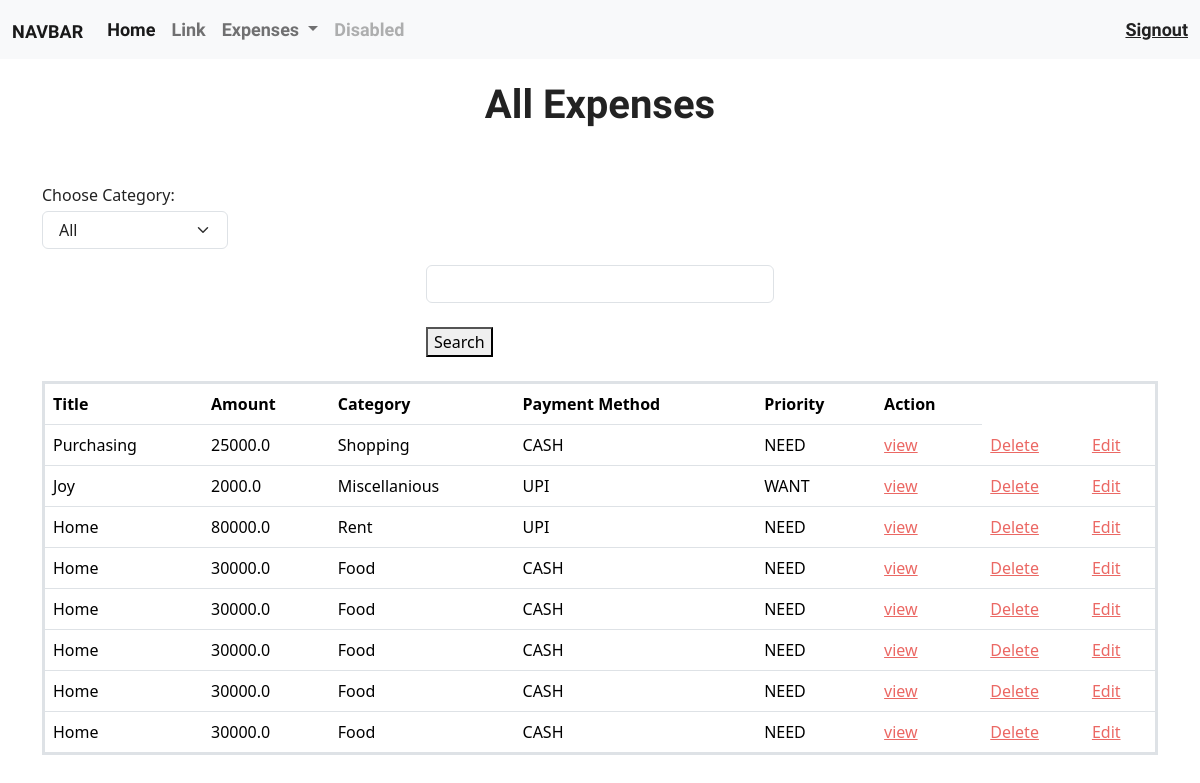
The page /expense/all/ (signed in) on the database its author committed.
### expense/models.py (models this page shows)
class Transaction(models.Model):
    title = models.CharField(max_length=200)
    created_date = models.DateTimeField(auto_now_add=True)
    amount = models.FloatField()
    CATEGORY_OPTIONS = (
        ("Food","Food"),
        ("Fuel","Fuel"),
        ("Travel","Travel"),
        ("Rent","Rent"),
        ("Bills","Bills"),
        ("Shopping","Shopping"),
        ("HealthCare","HealthCare"),
        ("Miscellanious","Miscellanious")
    )
    category = models.CharField(max_length=200,choices=CATEGORY_OPTIONS,default="Food")
    PAYMENT_OPTIONS = (
        ("UPI","UPI"),
        ("CASH","CASH")
    )
    payment_method = models.CharField(max_length=200,choices=PAYMENT_OPTIONS,default="CASH")
    PRIORITY_OPTIONS = (
        ("NEED","NEED"),
        ("WANT","WANT")
    )
    priority = models.CharField(max_length=200,choices=PRIORITY_OPTIONS,default="NEED")
    owner = models.ForeignKey(User, on_delete=models.CASCADE)

### expense/views.py (the view)
# urls.py: path("expense/all/", views.ExpenseListView.as_view(), name="listexpense"),
@method_decorator(signin_required, name="dispatch") # dispatch to select get/post function.
class ExpenseListView(View):
    template_name = "expense_list.html"
    def get(self, request, *args, **kwargs):
        search_text = request.GET.get("search-text")
        selected_category = request.GET.get("category","all")
        if search_text:
            qs = Transaction.objects.filter(owner=request.user) # data of login user
            qs = qs.filter(Q(category__contains=search_text)|Q(title__contains=search_text)) # double underscore "__contains". exzct match - category only i.e., filter optionfrom model/form
        elif selected_category == "all" and search_text==None:
            qs = Transaction.objects.filter(owner=request.user)
        else:
            qs = Transaction.objects.filter(category=selected_category, owner=request.user)
        qs_category = Transaction.objects.all().values_list("category", flat=True).distinct()
        return render(request, self.template_name, {"data":qs, "category_filter":qs_category, "selected_category":selected_category})

### expense/templates/expense_list.html (shortened to what this page needs)
{%extends 'base.html'%}
{%block main_block%}
<br>
    <h1 class="text-center">All Expenses</h1>
    <br><br>
    <div class="container">
        <form class="col-2 mb-3" action="" method="get">
            Choose Category:
            <select name="category" id="" onchange="this.form.submit()" class="form-select mt-1">
                <option value="all" {%if selected_category == "all"%} selected {%endif%}>All</option>
            </select>
        </form>
        <div class="container">
            <div class="row">
                <div class="col-4"></div>
                <div class="col-4">
                    <form action="">
                        <input type="text" class="form-control" name="search-text"><br>
                        <button type="submit">Search</button><br><br>
                    </form>
                </div>
                <div class="col-4"></div>
            </div>
        </div>
        <table class="table rounded border border-3 p-3">
            <tr>
                <th>Title</th>
                <th>Amount</th>
                <th>Category</th>
                <th>Payment Method</th>
                <th>Priority</th>
                <th>Action</th>
            </tr>
            {%for i in data%}
            <tr>
                <td>{{i.title}}</td>
                <td>{{i.amount}}</td>
                <td>{{i.category}}</td>
                <td>{{i.payment_method}}</td>
                <td>{{i.priority}}</td>
                <td><a href="{%url 'detailexpense' i.id%}">view</a></td>
                <td><a href="{%url 'deleteexpense' i.id%}">Delete</a></td>
                <td><a href="{%url 'editexpense' i.id%}">Edit</a></td>
            </tr>
            {%endfor%}
        </table>
    </div>
{%endblock%}

### expense/templates/base.html (shortened to what this page needs)
<!DOCTYPE html>
{%load static%}
<html lang="en">
<head>
  <link href="https://cdn.jsdelivr.net/npm/bootstrap@5.0.2/dist/css/bootstrap.min.css" rel="stylesheet"
>
  <link rel="stylesheet" href="{%static 'css/bootstrap.min.css'%}">
</head>
<body>
  <nav class="navbar navbar-expand-lg navbar-light bg-light">
    <div class="container-fluid">
      <a class="navbar-brand" href="#">Navbar</a>
      <div class="collapse navbar-collapse" id="navbarSupportedContent">
        <ul class="navbar-nav me-auto mb-2 mb-lg-0">
          <li class="nav-item">
            <a class="nav-link active" aria-current="page" href="{%url 'summaryexpense'%}">Home</a>
          </li>
          <li class="nav-item">
            <a class="nav-link" href="#">Link</a>
          </li>
          <li class="nav-item dropdown">
            <a class="nav-link dropdown-toggle" href="#" id="navbarDropdown" role="button" data-bs-toggle="dropdown"
              aria-expanded="false">
              Expenses
            </a>
          </li>
          <li class="nav-item">
            <a class="nav-link disabled" href="#" tabindex="-1" aria-disabled="true">Disabled</a>
          </li>
        </ul>
        <a href="{% url 'signout'%}" class="text-dark">Signout</a>
      </div>
    </div>
  </nav>
  {%block main_block%}
  {%endblock%}
</body>
</html>

### rows shown on the page
Transaction: title "Purchasing", amount "25000.0", category "Shopping", payment_method "CASH", priority "NEED"
Transaction: title "Joy", amount "2000.0", category "Miscellanious", payment_method "UPI", priority "WANT"
Transaction: title "Home", amount "80000.0", category "Rent", payment_method "UPI", priority "NEED"
Transaction: title "Home", amount "30000.0", category "Food", payment_method "CASH", priority "NEED"
Transaction: title "Home", amount "30000.0", category "Food", payment_method "CASH", priority "NEED"
Transaction: title "Home", amount "30000.0", category "Food", payment_method "CASH", priority "NEED"
Transaction: title "Home", amount "30000.0", category "Food", payment_method "CASH", priority "NEED"
Transaction: title "Home", amount "30000.0", category "Food", payment_method "CASH", priority "NEED"
